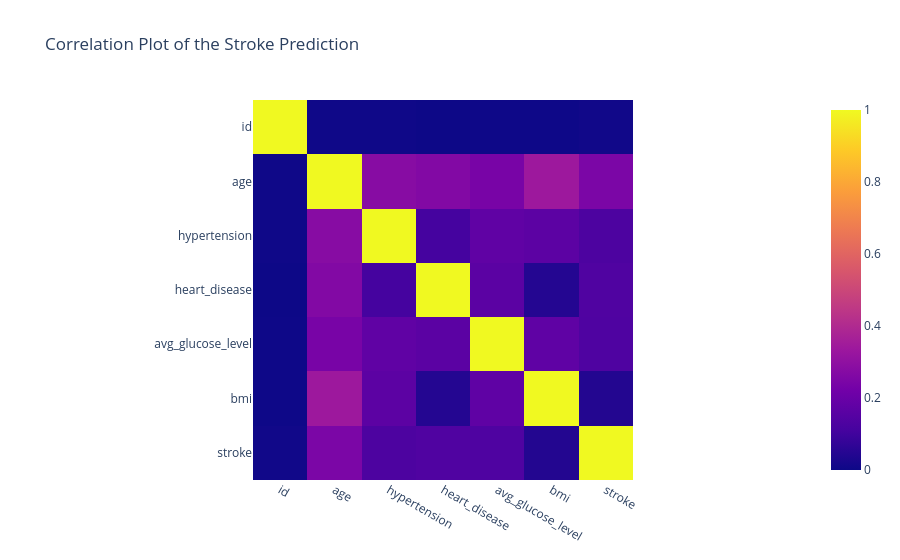

Notebook code for this chart:
### Code cell
px.imshow(df.corr(numeric_only=True), title="Correlation Plot of the Stroke Prediction")

### Figure 1 — Plotly figure (JSON) as saved in the notebook; plotly's stock layout.template omitted (floating-point values rounded to 4 significant figures)
{"data": [{"coloraxis": "coloraxis", "hovertemplate": "x: %{x}<br>y: %{y}<br>color: %{z}<extra></extra>", "name": "0", "type": "heatmap", "x": ["id", "age", "hypertension", "heart_disease", "avg_glucose_level", "bmi", "stroke"], "xaxis": "x", "y": ["id", "age", "hypertension", "heart_disease", "avg_glucose_level", "bmi", "stroke"], "yaxis": "y", "z": [[1.0, 0.003503, 0.00355, -0.001296, 0.001092, 0.0016, 0.006388], [0.003503, 1.0, 0.2763, 0.2637, 0.2381, 0.3351, 0.2451], [0.00355, 0.2763, 1.0, 0.1083, 0.1745, 0.1649, 0.1279], [-0.001296, 0.2637, 0.1083, 1.0, 0.1619, 0.04362, 0.1349], [0.001092, 0.2381, 0.1745, 0.1619, 1.0, 0.1725, 0.1319], [0.0016, 0.3351, 0.1649, 0.04362, 0.1725, 1.0, 0.04152], [0.006388, 0.2451, 0.1279, 0.1349, 0.1319, 0.04152, 1.0]]}], "layout": {"coloraxis": {"colorscale": [[0, "#0d0887"], [0.1111, "#46039f"], [0.2222, "#7201a8"], [0.3333, "#9c179e"], [0.4444, "#bd3786"], [0.5556, "#d8576b"], [0.6667, "#ed7953"], [0.7778, "#fb9f3a"], [0.8889, "#fdca26"], [1, "#f0f921"]]}, "title": {"text": "Correlation Plot of the Stroke Prediction"}, "xaxis": {"anchor": "y", "constrain": "domain", "domain": [0, 1], "scaleanchor": "y"}, "yaxis": {"anchor": "x", "autorange": "reversed", "constrain": "domain", "domain": [0, 1]}}}
